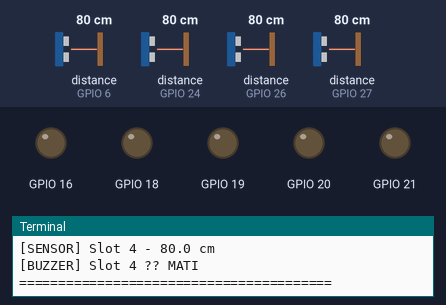
Bench run of a program on a simulated Raspberry Pi (BCM pin numbers). Parts: output pins drawn as LEDs (lit = HIGH), the last lines printed to the terminal. Inputs (shaded band) come from the test bench; at power-on: distance to the obstacle (sensors on GPIO 6, GPIO 24, GPIO 26, GPIO 27) 80 cm. The echo pulse lasts 58.3 µs per cm; no MQTT or app messages arrive unless stated; the clock reads 2024-03-15 10:24:30 at power-on unless the program sets it; pins used as bus, display or sensor lines are not drawn.

Above: at 1.3 s.
1.4 s: distance to the obstacle (sensor on GPIO 6) set to 32 cm
5.5 s: distance to the obstacle (sensor on GPIO 6) set to 28 cm
At 8.6 s:
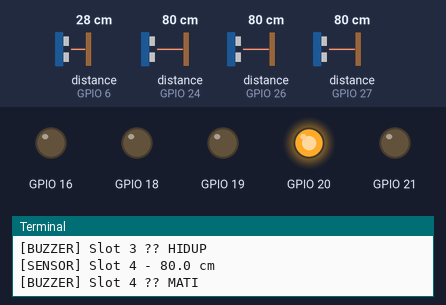
9.7 s: distance to the obstacle (sensor on GPIO 24) set to 32 cm
12.8 s: distance to the obstacle (sensor on GPIO 24) set to 26 cm
At 16.4 s:
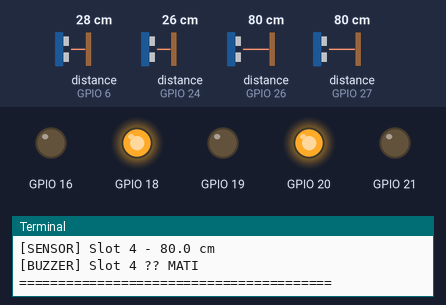
16.9 s: distance to the obstacle (sensor on GPIO 26) set to 32 cm
21.0 s: distance to the obstacle (sensor on GPIO 26) set to 26 cm
At 24.5 s:
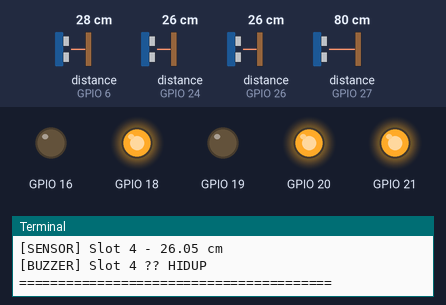
Timing chart, 0 to 26.0 s (numbered marks = the images above; inputs shaded):
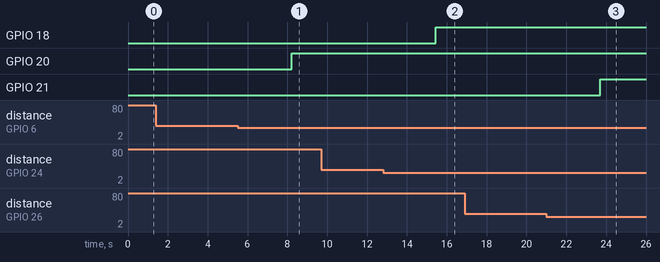

The program:

sensor_pub.py
```python
import time
import paho.mqtt.client as mqtt
import RPi.GPIO as GPIO

# Daftar sensor: [(TRIG, ECHO, BUZZER, slot_number)]
sensors = [
    (23, 24, 18, "1"),
    (17, 27, 16, "2"),
    (5, 6, 20, "3"),
    (19, 26, 21, "4")
]

# Flags untuk status buzzer dimatikan oleh admin
admin_buzzer_off_flags = {
    "1": False,
    "2": False,
    "3": False,
    "4": False
}

GPIO.setmode(GPIO.BCM)
GPIO.setwarnings(False)

broker_address = ""  # IP broker (laptop)
client = mqtt.Client()

# Callback MQTT
def on_connect(client, userdata, flags, rc):
    print("[MQTT] ? Terhubung ke broker")
    for _, _, _, slot in sensors:
        topic = f"parkir/slot{slot}/buzzer"
        client.subscribe(topic)
        print(f"[MQTT] ?? Subscribed ke: {topic}")

def on_message(client, userdata, msg):
    topic = msg.topic
    payload = msg.payload.decode()

    if topic.startswith("parkir/slot") and topic.endswith("/buzzer"):
        slot = topic.replace("parkir/slot", "").replace("/buzzer", "")
        if payload.lower() == "off":
            admin_buzzer_off_flags[slot] = True
            print(f"[BUZZER] ?? Admin mematikan buzzer slot {slot}")

client.on_connect = on_connect
client.on_message = on_message
client.connect(broker_address, 1883, 60)
client.loop_start()

# Setup pin
for trig, echo, buzzer, _ in sensors:
    GPIO.setup(trig, GPIO.OUT)
    GPIO.setup(echo, GPIO.IN)
    GPIO.setup(buzzer, GPIO.OUT)
    GPIO.output(buzzer, GPIO.LOW)

def get_distance(trig, echo):
    GPIO.output(trig, True)
    time.sleep(0.00001)
    GPIO.output(trig, False)

    pulse_start = time.time()
    timeout = pulse_start + 0.04
    while GPIO.input(echo) == 0 and time.time() < timeout:
        pulse_start = time.time()
    while GPIO.input(echo) == 1 and time.time() < timeout:
        pulse_end = time.time()

    pulse_duration = pulse_end - pulse_start
    return round(pulse_duration * 17150, 2)

# Loop utama
try:
    while True:
        for trig, echo, buzzer, slot in sensors:
            distance = get_distance(trig, echo)
            print(f"[SENSOR] Slot {slot} - {distance} cm")

            topic = f"parkir/slot{slot}"
            client.publish(topic, str(distance))

            if distance < 30:
                if not admin_buzzer_off_flags[slot]:
                    GPIO.output(buzzer, GPIO.HIGH)
                    print(f"[BUZZER] Slot {slot} ?? HIDUP")
                else:
                    GPIO.output(buzzer, GPIO.LOW)
                    print(f"[BUZZER] Slot {slot} ?? DIMATIKAN ADMIN")
            else:
                GPIO.output(buzzer, GPIO.LOW)
                admin_buzzer_off_flags[slot] = False  # Reset jika kendaraan pergi
                print(f"[BUZZER] Slot {slot} ?? MATI")

            time.sleep(0.2)
        print("=" * 40)
        time.sleep(3)

except KeyboardInterrupt:
    GPIO.cleanup()
    client.loop_stop()
    print("[EXIT] Sensor dihentikan.")
```

Measured:
- the behaviour switches between 30 and 29 cm on distance to the obstacle (sensor on GPIO 6) (found by bisection; images 0 and 1)
- the behaviour switches between 30 and 29 cm on distance to the obstacle (sensor on GPIO 24) (found by bisection; images 1 and 2)
- the behaviour switches between 30 and 29 cm on distance to the obstacle (sensor on GPIO 26) (found by bisection; images 2 and 3)
- after the input at 5.5 s, GPIO 20: LOW → HIGH after 2.7 s
- after the input at 12.8 s, GPIO 18: LOW → HIGH after 2.6 s
- after the input at 21.0 s, GPIO 21: LOW → HIGH after 2.7 s
